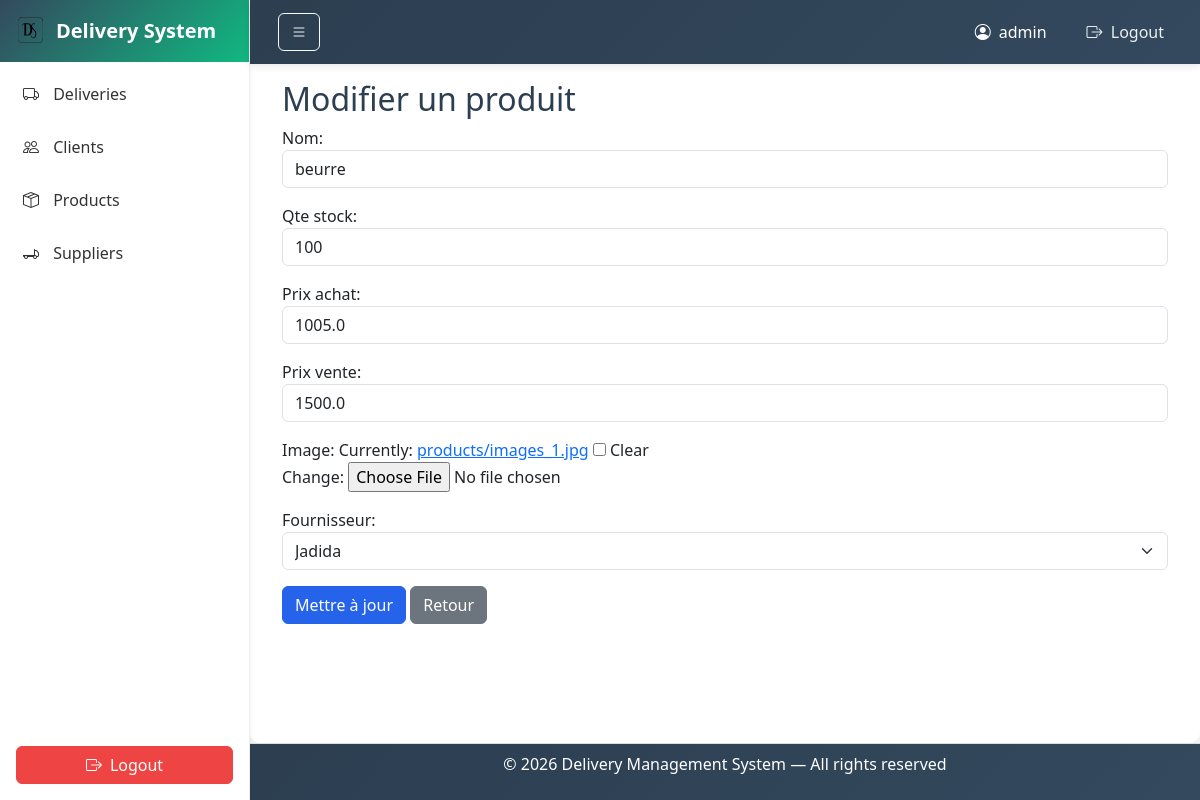
Page /products/update/1/ (signed in) on the committed database.
### deliveryproject/models.py (models this page shows, shortened)
class Product(models.Model):
    nom = models.CharField(max_length=100)
    qte_stock = models.IntegerField()
    prix_achat = models.FloatField()
    prix_vente = models.FloatField()
    image = models.ImageField(upload_to='products/', blank=True, null=True)
    fournisseur = models.ForeignKey(Supplier, on_delete=models.CASCADE)

class Supplier(models.Model):
    nom = models.CharField(max_length=100)
    adresse = models.TextField()
    telephone = models.CharField(max_length=20)
    email = models.EmailField()
    image = models.ImageField(upload_to='suppliers/', blank=True, null=True)
    def __str__(self):
        return self.nom

### deliveryproject/views.py (the view)
# urls.py: path('products/update/<int:id>/', views.product_update, name='product_update'),
@login_required(login_url='login')
def product_update(request, id):
    product = get_object_or_404(Product, id=id)
    form = ProductForm(request.POST or None, request.FILES or None, instance=product)  # hedhy lel request.FILES
    if form.is_valid():
        form.save()
        return redirect('product_list')
    return render(request, 'product/form.html', {
        'form': form
    })

### deliveryproject/forms.py
class ProductForm(forms.ModelForm):
    class Meta:
        model = Product
        fields = '__all__'
        widgets = {
            'nom': forms.TextInput(attrs={'class': 'form-control'}),
            'qte_stock': forms.NumberInput(attrs={'class': 'form-control'}),
            'prix_achat': forms.NumberInput(attrs={'class': 'form-control'}),
            'prix_vente': forms.NumberInput(attrs={'class': 'form-control'}),
            'fournisseur': forms.Select(attrs={'class': 'form-select'}),
        }

### deliveryproject/templates/product/form.html (shortened to what this page needs)
{% extends "layouts/base.html" %}
{% block content %}
<h2>Modifier un produit</h2>
<form method="post" enctype="multipart/form-data">
    {{ form.as_p }}
    <button type="submit" class="btn btn-primary">
        Mettre à jour
    </button>
    <a href="{% url 'product_list' %}" class="btn btn-secondary">
        Retour
    </a>
</form>
{% endblock %}

### deliveryproject/templates/components/navbar.html (shortened to what this page needs)
{% load static %}
<nav class="navbar navbar-expand-lg navbar-dark bg-dark fixed-top">
    <div class="container-fluid">
        <div class="d-flex align-items-center">
            <button id="toggleSidebar" class="btn btn-outline-light me-3">
                <i class="bi bi-list"></i>
            </button>
        </div>
        <ul class="navbar-nav ms-auto align-items-center">
            <li class="nav-item d-flex align-items-center text-white me-3">
                <i class="bi bi-person-circle me-2"></i>
                <span>{{ request.user.username }}</span>
            </li>
            <li class="nav-item">
                <a class="nav-link" href="{% url 'logout' %}">
                    <i class="bi bi-box-arrow-right me-1"></i> Logout
                </a>
            </li>
        </ul>
    </div>
</nav>

### deliveryproject/static/layouts/css/sheet.css (style rules this page uses)
:root { --primary-color: #2563eb; --secondary-color: #2c3e50; --success-color: #10b981; --danger-color: #ef4444; }
* { margin: 0; padding: 0; box-sizing: border-box; }
body { background-color: #f8f9fa; font-family: 'Segoe UI', Tahoma, Geneva, Verdana, sans-serif; min-height: 100dvh; }
html, body { height: 100dvh; margin: 0; }
.btn-primary { background-color: var(--primary-color); border-color: var(--primary-color); transition: all 0.3s ease; }
h1, h2, h3 { color: var(--secondary-color); }

### deliveryproject/static/components/css/navbar.css (style rules this page uses)
.navbar { background: linear-gradient(135deg, var(--secondary-color), #34495e); box-shadow: 0 2px 8px rgba(0, 0, 0, 0.1); height: 64px; padding: 0 1rem; position: fixed; top: 0; left: 250px; right: 0; z-index: 1000; transition: left 0.3s ease; }
.navbar-nav .nav-link { color: #ecf0f1 !important; margin-left: 1rem; transition: all 0.3s ease; position: relative; }
.navbar-nav .nav-link::after { content: ''; position: absolute; width: 0; height: 2px; bottom: -5px; left: 0; background-color: #10b981; transition: width 0.3s ease; }

### rows in the picture
Product: nom "beurre", qte_stock "100", prix_achat "1005.0", prix_vente "1500.0", fournisseur "Jadida"

### other values in the picture
{{ request.user.username }} "admin"
